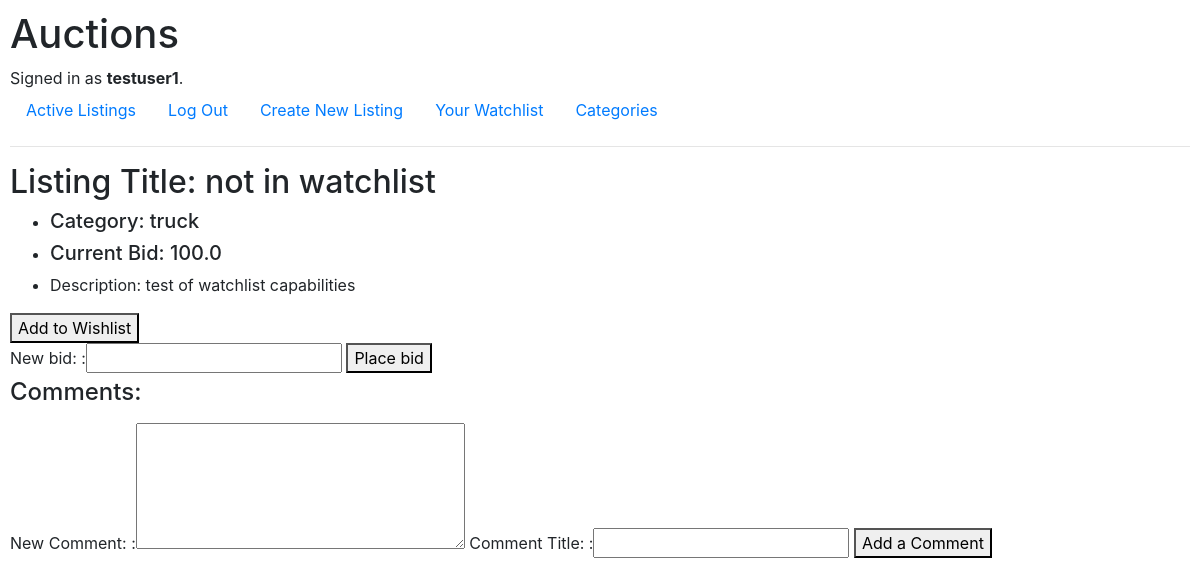
Page /listings/2 (signed in) on the earlier database version.
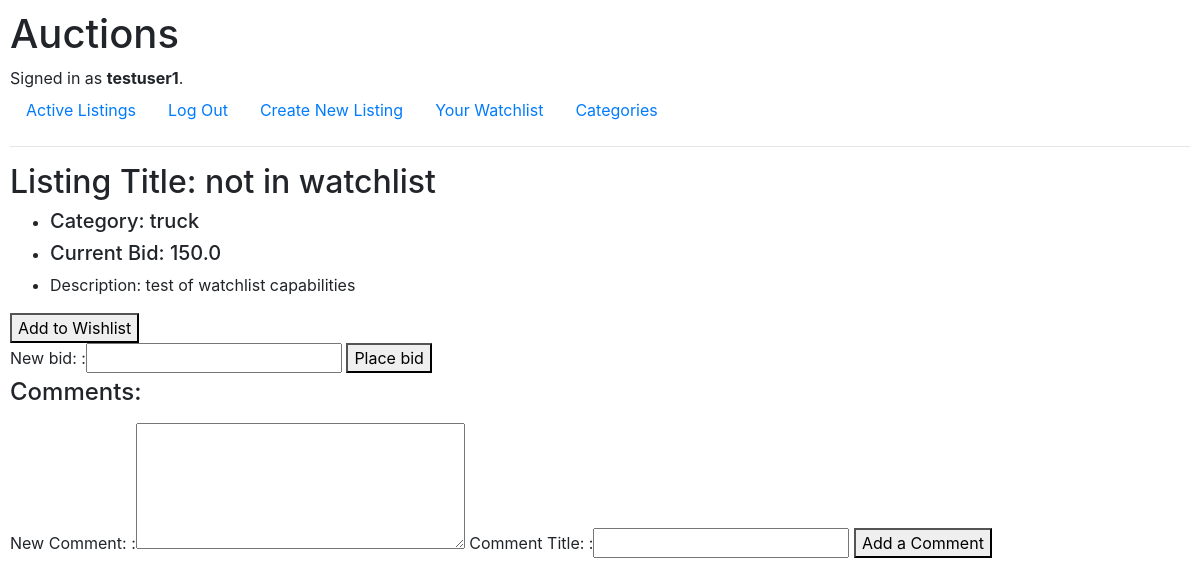
Same page on the later database version.
### auctions/models.py (models this page shows)
class Listing(models.Model):
    title = models.CharField(max_length=100)
    description = models.TextField()
    startingBid = models.FloatField()
    category = models.CharField(max_length=100)
    image = models.URLField()
    currentBid = models.FloatField()
    highestBidder = models.ForeignKey("User", on_delete=models.DO_NOTHING, null = True, related_name="highestBidder")
    creator = models.ForeignKey("User", on_delete=models.CASCADE, null=True, related_name="creator")
    active = models.BooleanField(default=True)
    winner = models.ForeignKey("User", on_delete=models.DO_NOTHING, null=True, related_name="winner")
    comments = models.ManyToManyField(Comment, null=True)

### auctions/views.py (the view, shortened to what this page needs)
# urls.py: path("listings/<int:listingId>", views.listingPage, name="listingPage")
@login_required
def listingPage(request, listingId):
    listing = models.Listing.objects.filter(id=listingId)[0]
    if len(models.Listing.objects.filter(id=listingId)) == 0:
        context = {"listingId": listingId}
        return render(request, "auctions/noSuchListing.html", context)
    bidForm = newBidForm()
    commentForm = newCommentForm()
    context = {"listing": listing, "bidForm":bidForm, "commentForm": commentForm, "comments":listing.comments, "user": request.user}
    return render(request, "auctions/listingPage.html", context)

### auctions/views.py
class newBidForm(forms.Form):
    bid = forms.FloatField(label="New bid: ", min_value=0.01)

class newCommentForm(forms.Form):
    comment = forms.CharField(label="New Comment: ", widget=forms.Textarea(attrs={"rows":5, "cols":30}))
    title = forms.CharField(label= "Comment Title: ")

### auctions/templates/auctions/listingPage.html (shortened to what this page needs)
{% extends "auctions/layout.html" %}
{% load static %}
{% block body %}
    <h2>Listing Title: {{listing.title}}</h2>
    <ul>
        <li><h5>Category: {{listing.category}}</h5></li>
        <li><h5>Current Bid: {{listing.currentBid}}</h5></li>
        <li>Description: {{listing.description}}</li>
    </ul>
    {% if listing.active %}
        <form action="" method="POST">
            <button type="submit"> Add to Wishlist </button>
        </form>
        <form action="" method="POST">
            {{bidForm}}
            <button type="submit"> Place bid </button>
        </form>
    {% else %}
        <h4>{{listing.highestBidder}} has won the auction for this listing.</h4>
    {% endif %}
    <h4> Comments: </h4>
    <form action="" method="POST">
        {{commentForm}}
        <button type="submit"> Add a Comment </button>
    </form>
{% endblock %}

Differences in the rows shown:
changed Listing "not in watchlist": currentBid "100.0" → "150.0"
